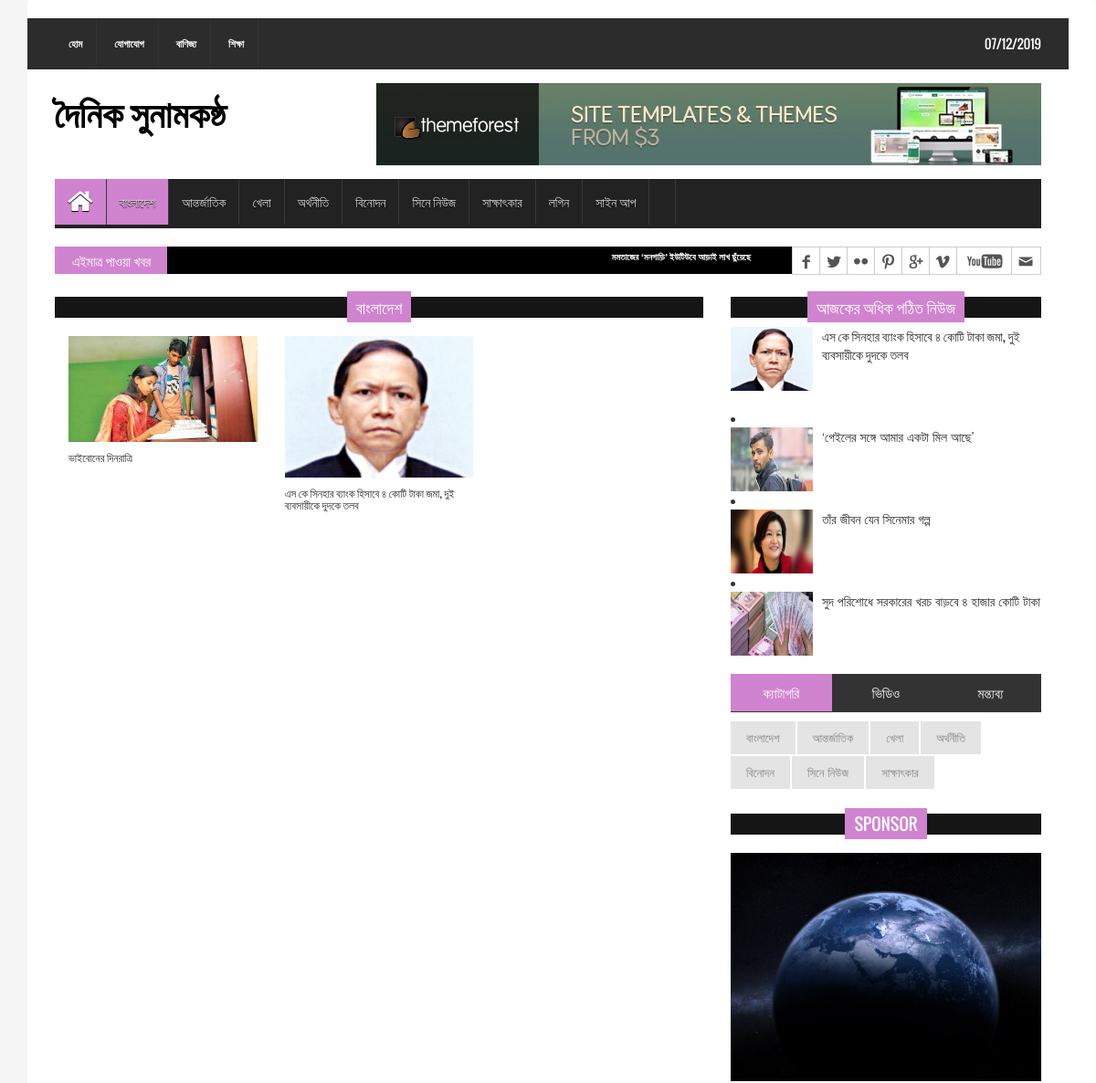
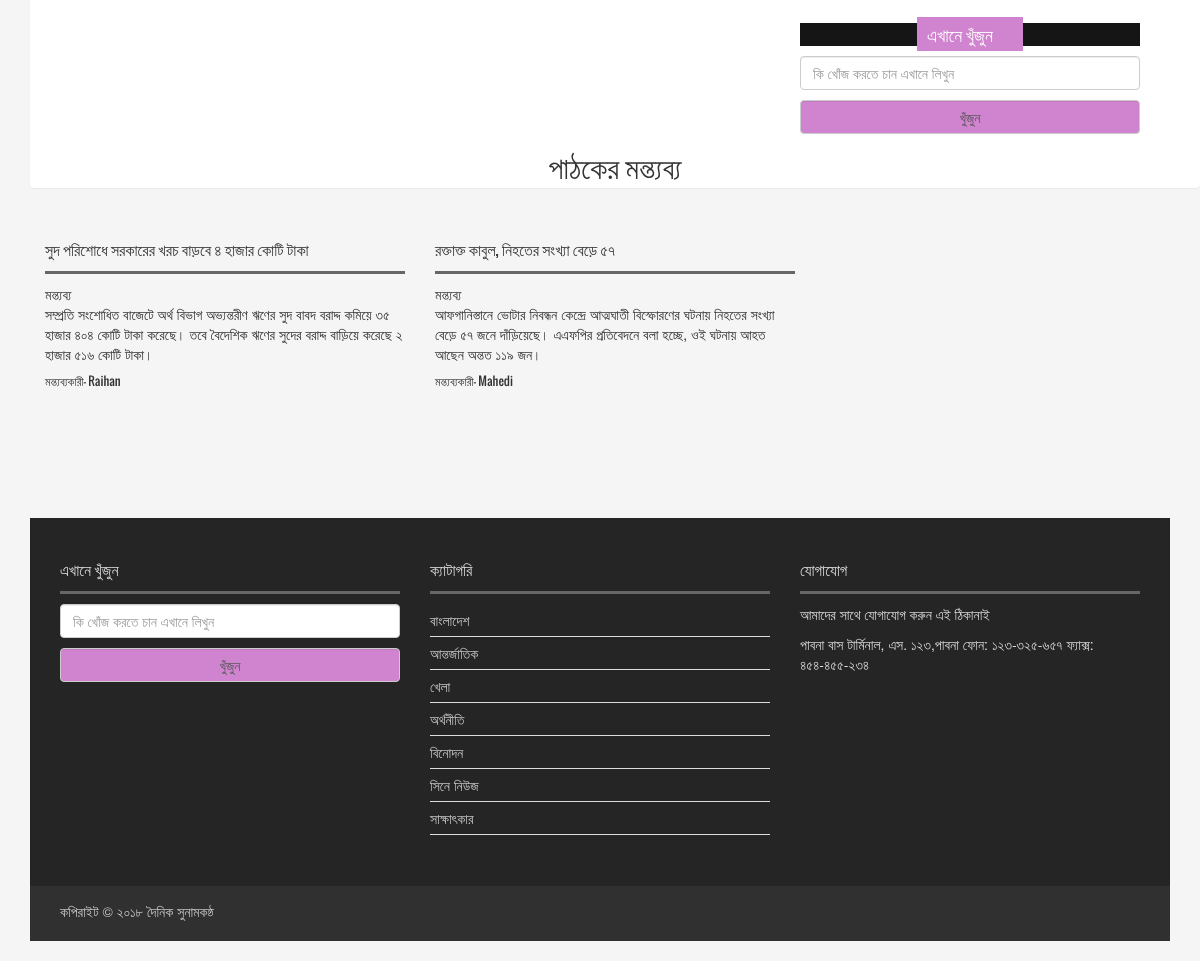
Page /category-post?post_id=1 on the committed database (2 pictures, top to bottom).
### tables this page shows
CREATE TABLE `tbl_page` (
  `id` int(11) NOT NULL,
  `name` varchar(11) NOT NULL,
  `category_id` int(11) NOT NULL,
  `date` timestamp NOT NULL DEFAULT CURRENT_TIMESTAMP
);

CREATE TABLE `category` (
  `id` int(10) NOT NULL,
  `category_name` varchar(55) NOT NULL,
  `date` timestamp NOT NULL DEFAULT CURRENT_TIMESTAMP
);

CREATE TABLE `tbl_breaking_news` (
  `id` int(11) NOT NULL,
  `title` varchar(255) NOT NULL
);

CREATE TABLE `tbl_post` (
  `id` int(11) NOT NULL,
  `cat_id` int(11) NOT NULL,
  `title` varchar(250) NOT NULL,
  `body` text NOT NULL,
  `image` varchar(255) NOT NULL,
  `author` varchar(55) NOT NULL,
  `tags` varchar(254) NOT NULL,
  `date` timestamp NOT NULL DEFAULT CURRENT_TIMESTAMP,
  `userId` int(11) NOT NULL,
  `chobi` varchar(255) NOT NULL
);

CREATE TABLE `tbl_comment` (
  `id` int(11) NOT NULL,
  `username` varchar(32) NOT NULL,
  `email` varchar(55) NOT NULL,
  `comment` text NOT NULL,
  `date` timestamp NOT NULL DEFAULT CURRENT_TIMESTAMP,
  `post_id` int(11) NOT NULL
);

### library/Database.php (called while the page is built, shortened)
<?php
Class Database{
	public $host   = DB_HOST;
	public $user   = DB_USER;
	public $pass   = DB_PASS;
	public $dbname = DB_NAME;
	public $link;
	private function connectDB(){
	$this->link = new mysqli($this->host, $this->user, $this->pass, $this->dbname);
     $this->link->query("set_character_setresults='utf8'");
     $this->link->set_charset("utf8");
   }
	public function select($query){
		$result = $this->link->query($query) or die($this->link->error.__LINE__);
		if($result->num_rows > 0){
			return $result;
		} else {
			return false;
		}
	}
}

### library/Session.php (called while the page is built, shortened)
<?php
class Session
{
	public static function get_user($key){
		if (isset($result)) {
			return $result;
		}else{
			return false;
		}
	}
}
?>

### category-post.php (the view)
<?php include('include/header.php') ?>
 <section id="contentSection">
    <div class="row">
      <div class="col-lg-8 col-md-8 col-sm-8">
        <div class="left_content">
          <div class="single_post_content">
    <?php
      if(!isset($_GET['post_id']) || $_GET['post_id'] == NULL){
         echo "<script> window.location = '404.php'; </script>";
      }
      else{
          $post_id = $_GET['post_id'];
      }
     ?>
     <?php
        $sql ="select * from tbl_post
              where cat_id = '$post_id' ";
            $category_post  = $db->select($sql);
             if($category_post){
              $i=0;
              while ($data = $category_post->fetch_assoc()) {
                $i++;
                if ($i == 2) {
                  break;
                }
         ?>
       <h2><span><?php echo $data['tags']; ?></span></h2>
       <?php } } ?>
       <?php
         $sql ="select * from tbl_post
              where cat_id = '$post_id' limit 20";
            $category_post  = $db->select($sql);
             if($category_post){
              while ($data = $category_post->fetch_assoc()) {
         ?>
          <div class="col-lg-4 col-md-4 col-sm-4">
              <ul class="business_catgnav  wow fadeInDown">
             <li>
  <figure class="bsbig_fig"> <a href="post?post_id=<?php echo $data['id']; ?>" class="featured_img"> <img alt="" src="admin/<?php echo $data['image'];?>"> <span class="overlay"></span> </a>
                    <h6> <a href="post?post_id=<?php echo $data['id']; ?>"><?php echo $data['title']; ?></a> </h6>
                  </figure>
              </li>
              </ul>
          </div>
           <?php } } else { echo 'এই ক্যাটাগরির কোন পোস্ট নেই'; } ?>
          </div>
        </div>
      </div>
      <?php include('include/sidebar.php'); ?>
    </div>
  </section>
  <?php include('include/footer.php'); ?>

### include/header.php (shortened to what this page needs)
<?php
  include'library/Session.php';
?>
<?php
 include 'library/Database.php';
 $db = new Database();
?>
<!DOCTYPE html>
<html>
<head>
<link rel="stylesheet" type="text/css" href="assets/css/bootstrap.min.css">
<link rel="stylesheet" type="text/css" href="assets/css/font-awesome.min.css">
<link rel="stylesheet" type="text/css" href="assets/css/animate.css">
<link rel="stylesheet" type="text/css" href="assets/css/font.css">
<link rel="stylesheet" type="text/css" href="assets/css/li-scroller.css">
<link rel="stylesheet" type="text/css" href="assets/css/slick.css">
<link rel="stylesheet" type="text/css" href="assets/css/jquery.fancybox.css">
<link rel="stylesheet" type="text/css" href="assets/css/theme.css">
<link rel="stylesheet" type="text/css" href="assets/css/style.css">
</head>
<body>
<div class="container">
  <header id="header">
    <div class="row">
      <div class="col-lg-12 col-md-12 col-sm-12">
         <?php
            $path = $_SERVER['SCRIPT_FILENAME'];
            $current_page = basename($path,'.php');
           ?>
        <div class="header_top">
          <div class="header_top_left">
            <ul class="top_nav">
              <li><a <?php if ($current_page == 'index'){ echo 'id="active"';}?> href="index">হোম</a></li>
              <li><a <?php if ($current_page == 'contact'){ echo 'id="active"';}?> href="contact">যোগাযোগ</a></li>
            <?php
            $sql = "select * from tbl_page";
                 $data = $db->select($sql);
               if ($data) {
                while ($result = $data->fetch_assoc()) {
            ?>
            <li><a  <?php
             if (isset($_GET['page_id']) && $_GET['page_id'] == $result['category_id']){
              echo "id='active'";
              }
             ?>
             href="page_post?page_id=<?php echo $result['category_id'];?>"><?php echo $result['name'];?>
             </a></li>
            <?php }  } ?>
            </ul>
          </div>
    <div class="header_top_right">
      <h5 style="color: #FFF; margin-top: 20px;"><?php echo date("d/m/Y"); ?></h5>
   </div>
        </div>
      </div>
      <div class="col-lg-12 col-md-12 col-sm-12">
        <div class="header_bottom">
          <div class="logo_area"><a href="index" class="logo"><h2 style="font-size: 40px; font-weight: 800;"> দৈনিক সুনামকন্ঠ</h2></a></div>
          <div class="add_banner"><a href="#"><img src="images/addbanner_728x90_V1.jpg" alt=""></a></div>
        </div>
      </div>
    </div>
  </header>
  <section id="navArea">
    <nav class="navbar navbar-inverse" role="navigation">
      <div id="navbar" class="navbar-collapse collapse">
        <ul class="nav navbar-nav main_nav">
          <li class="active"><a href="index.php"><span class="fa fa-home desktop-home"></span><span class="mobile-show"></span></a></li>
        <?php
             $query = "select * from category";
             $category  = $db->select($query);
             if($category){
              while ($data = $category->fetch_assoc()) {
        ?>
          <li><a
                <?php
               if (isset($_GET['post_id']) && $_GET['post_id'] == $data['id']){
                echo "id='active'";
               }
             ?>
             href="category-post?post_id=<?php echo $data['id'];?>"><?php echo $data['category_name'];?></a></li>
             <?php }  } else { ?>
             <?php  } ?>
          <?php  if(!Session::get_user('userId')){ ?>
            <li><a
              <?php if ($current_page == 'login'){ echo 'id="active"';}     ?> href="login">লগিন
            </a></li>
          <?php } ?>
          <li><a
            <?php if ($current_page == 'signup'){ echo 'id="active"';}?> href="signup">সাইন আপ</a></li>
           <li><a href=""></a></li>
          <li class="dropdown">
           <a href="#" class="dropdown-toggle" data-toggle="dropdown" role="button" aria-expanded="false" style="color: white;">
            </ul>
      </div>
    </nav>
  </section>
  <section id="newsSection">
    <div class="row">
      <div class="col-lg-12 col-md-12">
        <div class="latest_newsarea"> <span>এইমাত্র পাওয়া খবর </span>
         <ul id="ticker01" class="news_sticker">
           <?php
              $query  = "SELECT * FROM tbl_breaking_news order by id desc limit 4";
              $result = $db->select($query);
              if ($result) {
                while ($data = $result->fetch_assoc()) {
            ?>
            <li><a href="" style="text-decoration: none;">
              <?php echo $data['title'];?></a>
             <?php } } ?>
           </li>
          </ul>
<div class="social_area">
  <ul class="social_nav">
    <li class="facebook"><a href="https://www.facebook.com/niloy.afnan.18"></a></li>
    <li class="twitter"><a href="https://twitter.com/metacentric_sr"></a></li>
    <li class="flickr"><a href="#"></a></li>
    <li class="pinterest"><a href="#"></a></li>
    <li class="googleplus"><a href="https://plus.google.com/u/0/112168511279465682583"></a></li>
    <li class="vimeo"><a href="#"></a></li>
    <li class="youtube"><a href="https://www.youtube.com/channel/UCzmJ_0Ef9EE-NS7w82zez_A"></a></li>
    <li class="mail"><a href="mahedy150101@gmail.com"></a></li>
  </ul>
</div>
        </div>
      </div>
    </div>
  </section>

### include/sidebar.php (shortened to what this page needs)
<div class="col-lg-4 col-md-4 col-sm-4">
        <aside class="right_content">
          <div class="single_sidebar">
            <h2><span>আজকের অধিক পঠিত নিউজ</span></h2>
            <ul class="spost_nav">
           <?php
              $query  = "SELECT * FROM tbl_post
                         order by rand() limit 4";
              $result = $db->select($query);
              if ($result) {
                while ($data = $result->fetch_assoc()) {
            ?>
              <li>
                <div class="media wow fadeInDown">
                 <a href="post?post_id=<?php echo $data['id']; ?>" class="media-left">
                  <img alt="" src="admin/<?php echo $data['image'];?>"> </a>
                  <div class="media-body"> <a href="post?post_id=<?php echo $data['id']; ?>" class="catg_title"><?php echo $data['title'];?>
                  </a>
                  </div>
                </div>
               </li>
              </ul>
             <?php } } ?>
          </div>
          <div class="single_sidebar">
            <ul class="nav nav-tabs" role="tablist">
              <li role="presentation" class="active"><a href="#category" aria-controls="home" role="tab" data-toggle="tab">ক্যাটাগরি</a></li>
              <li role="presentation"><a href="#video" aria-controls="profile" role="tab" data-toggle="tab">ভিডিও</a></li>
              <li role="presentation"><a href="#comments" aria-controls="messages" role="tab" data-toggle="tab">মন্ত্যব্য</a></li>
            </ul>
            <div class="tab-content">
              <div role="tabpanel" class="tab-pane active" id="category">
          <?php
             $query = "select * from category";
             $category  = $db->select($query);
             if($category){
              while ($data = $category->fetch_assoc()) {
           ?>
                <ul>
                  <li class="cat-item"><a href="category-post?post_id=<?php echo $data['id']; ?>"><?php echo $data['category_name'];?></a></li>
                </ul>
                <?php }  } ?>
              </div>
           </div>
          </div>
      <div class="single_sidebar wow fadeInDown">
        <h2><span>Sponsor</span></h2>
       <a class="sideAdd" href="#"><img src="images/add_img.jpg" alt=""></a>
     </div>
      <div class="single_sidebar wow fadeInDown">
       <h2><span>এখানে খুঁজুন<span></h2>
            <form action="data_search.php" method="get">
               <input type="text" name="search" placeholder="কি খোঁজ করতে চান এখানে লিখুন" class="form-control" required="">
              <input type="submit" name="submit" value="খুঁজুন" style="background: #d083cf; margin-top: 10px;" class="form-control">
            </form>
       </div>
        </aside>
      </div>

### include/footer.php (shortened to what this page needs)
<div class="container">
   <div class="row">
    <div class="panel panle deafult">
        <h2 style="text-align: center;"> পাঠকের মন্ত্যব্য</h2>
    </div>
     <?php
             $query = " select tbl_post.*, tbl_comment.*
                         from tbl_post
                         inner join tbl_comment
                         on tbl_post.id = tbl_comment.post_id limit 3";
             $comment  = $db->select($query);
             if($comment){
               while ($data = $comment->fetch_assoc()) {
          ?>
       <div class="col-lg-4 col-md-4 col-sm-4">
         <div class="footer_widget wow fadeInLeftBig">
            <h2><?php echo $data['title'];?></h2>
            <span>মন্ত্যব্য</span><br>
            <a href="post?post_id=<?php echo $data['post_id']; ?>"><?php echo $data['comment'];?><br>
            </a>
            <h6><span>মন্ত্যব্যকারী-</span> <?php echo $data['username'];?></h6>
          </div>
        </div>
        <?php }  } ?>
     </div>
 </div>
<footer id="footer">
    <div class="footer_top">
      <div class="row">
        <div class="col-lg-4 col-md-4 col-sm-4">
          <div class="footer_widget wow fadeInLeftBig">
            <h2>এখানে খুঁজুন</h2>
            <form action="data_search" method="get">
               <input type="text" name="search" placeholder="কি খোঁজ করতে চান এখানে লিখুন" class="form-control" required="">
              <input type="submit" name="submit" value="খুঁজুন" style="background: #d083cf; margin-top: 10px;" class="form-control">
            </form>
          </div>
        </div>
        <div class="col-lg-4 col-md-4 col-sm-4">
          <div class="footer_widget wow fadeInDown">
              <h2>ক্যাটাগরি</h2>
        <?php
             $query = "select * from category";
             $category  = $db->select($query);
             if($category){
              while ($data = $category->fetch_assoc()) {
        ?>
            <ul class="tag_nav">
        <li><a href="category-post?post_id=<?php echo $data['id'];?>"><?php echo $data['category_name'];?></a></li>
          </ul>
            <?php } } ?>
          </div>
        </div>
        <div class="col-lg-4 col-md-4 col-sm-4">
          <div class="footer_widget wow fadeInRightBig">
            <h2>যোগাযোগ</h2>
            <p>আমাদের সাথে যোগাযোগ করুন এই ঠিকানাই</p>
            <address>
             পাবনা বাস টার্মিনাল, এস. ১২৩,পাবনা ফোন: ১২৩-৩২৫-৬৫৭ ফ্যাক্স: ৪৫৪-৪৫৫-২৩৪
            </address>
          </div>
        </div>
      </div>
    </div>
    <div class="footer_bottom">
      <p class="copyright">কপিরাইট &copy; ২০১৮ <a href="index">দৈনিক সুনামকন্ঠ</a></p>
    </div>
  </footer>
</div>
</body>
</html>

### assets/css/li-scroller.css (style rules this page uses)
ul.newsticker { position:relative; left:750px; font:bold 10px Verdana; list-style-type:none; margin:0; padding:0 }
ul.newsticker li { float:left; margin:0; padding:0 }
ul.newsticker a { white-space:nowrap; padding:0; color:#fff; margin:0 50px 0 0 }

### assets/css/theme.css (style rules this page uses)
.navbar-inverse .navbar-nav > .active > a, .navbar-inverse .navbar-nav > .active > a:hover, .navbar-inverse .navbar-nav > .active > a:focus { background-color:#d083cf }
.latest_newsarea span { background:none repeat scroll 0 0 #d083cf }
.single_post_content > h2 span { background:none repeat scroll 0 0 #d083cf }
.single_sidebar > h2 span { background:none repeat scroll 0 0 #d083cf }
.nav-tabs > li.active > a, .nav-tabs > li.active > a:hover, .nav-tabs > li.active > a:focus { background-color:#d083cf }

### include/header.php (style rules this page uses)
#active { background: #d083cf; }

### rows in the picture
tbl_page: name "বাণিজ্য"
tbl_page: name "শিক্ষা"
category: category_name "বাংলাদেশ"
category: category_name "আন্তর্জাতিক"
category: category_name "খেলা"
category: category_name "অর্থনীতি"
category: category_name "বিনোদন"
category: category_name "সিনে নিউজ"
category: category_name "সাক্ষাৎকার"
tbl_breaking_news: title "মমতাজের ‘মনগাড়ি’ ইউটিউবে আড়াই লাখ ছুঁয়েছে"
tbl_post: tags "বাংলাদেশ", image (picture), title "ভাইবোনের দিনরাত্রি"
tbl_post: image (picture), title "এস কে সিনহার ব্যাংক হিসাবে ৪ কোটি টাকা জমা, দুই ব্যবসায়ীকে দুদকে তলব"
tbl_post: image (picture), title "‘গেইলের সঙ্গে আমার একটা মিল আছে’"
tbl_post: image (picture), title "তাঁর জীবন যেন সিনেমার গল্প"
tbl_post: image (picture), title "সুদ পরিশোধে সরকারের খরচ বাড়বে ৪ হাজার কোটি টাকা"
tbl_comment: post.title "সুদ পরিশোধে সরকারের খরচ বাড়বে ৪ হাজার কোটি টাকা", comment "সম্প্রতি সংশোধিত বাজেটে অর্থ বিভাগ অভ্যন্তরীণ ঋণের সুদ বাবদ বরাদ্দ কমিয়ে ৩৫ হাজার ৪০৪ কোটি টাকা করেছে। তবে বৈদেশিক ঋণের সুদের বরাদ্দ বাড়িয়ে করেছে ২ হাজার ৫১৬ কোটি টাকা।", username "Raihan"
tbl_comment: post.title "রক্তাক্ত কাবুল, নিহতের সংখ্যা বেড়ে ৫৭", comment "আফগানিস্তানে ভোটার নিবন্ধন কেন্দ্রে আত্মঘাতী বিস্ফোরণের ঘটনায় নিহতের সংখ্যা বেড়ে ৫৭ জনে দাঁড়িয়েছে। এএফপির প্রতিবেদনে বলা হচ্ছে, ওই ঘটনায় আহত আছেন অন্তত ১১৯ জন।", username "Mahedi"
